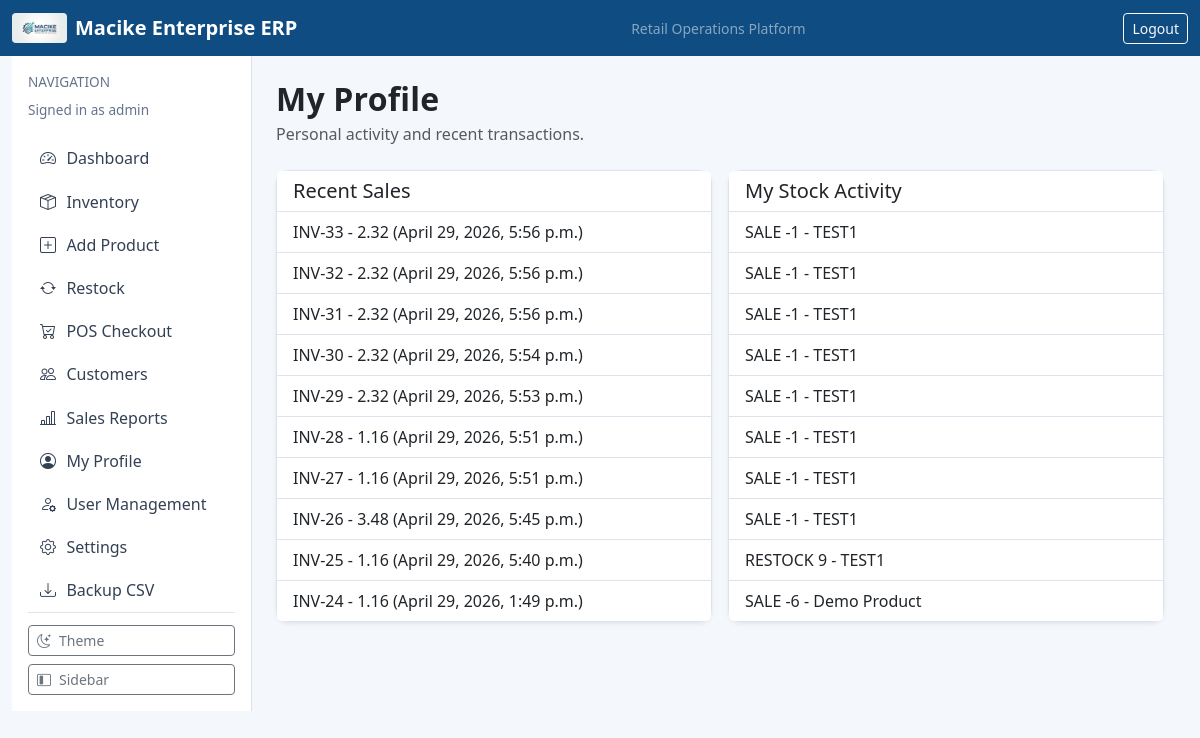
Page /profile/ (signed in) on the committed database.
### dashboard/models.py (models this page shows, shortened)
class AppSettings(models.Model):
    class ThemeChoice(models.TextChoices):
        LIGHT = "light", "Light"
        DARK = "dark", "Dark"
        SYSTEM = "system", "System"
    business_name = models.CharField(max_length=120, default="Macike Enterprise")
    logo_url = models.CharField(max_length=255, blank=True, help_text="Set a web/static path e.g. /static/img/macike-logo.png")
    business_address = models.CharField(max_length=255, blank=True, default="Mombasa, Kenya")
    business_phone = models.CharField(max_length=40, blank=True, default="")
    business_email = models.EmailField(blank=True, default="")
    currency_code = models.CharField(max_length=10, default="KES")
    vat_rate = models.DecimalField(max_digits=5, decimal_places=2, default=16.00)
    invoice_terms = models.CharField(max_length=255, default="Pay via M-Pesa. Payment due within 5 days.")
    receipt_footer = models.CharField(max_length=255, default="Thank you for shopping with Macike Enterprise.")
    theme = models.CharField(max_length=10, choices=ThemeChoice.choices, default=ThemeChoice.LIGHT)
    compact_mode = models.BooleanField(default=False)
    default_payment_method = models.CharField(max_length=20, default="CASH")
    require_phone_for_mpesa = models.BooleanField(default=True)
    auto_open_receipt = models.BooleanField(default=True)
    updated_at = models.DateTimeField(auto_now=True)
    @classmethod
    def get_solo(cls):
        obj, _ = cls.objects.get_or_create(pk=1)
        return obj

### accounts/models.py (models this page shows, shortened)
class CustomUser(AbstractUser):
    class Roles(models.TextChoices):
        ADMIN = "ADMIN", "Administrator"
        MANAGER = "MANAGER", "Manager"
        CASHIER = "CASHIER", "Cashier"
        AUDITOR = "AUDITOR", "Auditor"
    role = models.CharField(max_length=20, choices=Roles.choices, default=Roles.CASHIER)
    phone_number = models.CharField(max_length=15, blank=True, null=True)

### sales/models.py (models this page shows, shortened)
class SalesInvoice(models.Model):
    class Status(models.TextChoices):
        PENDING_PAYMENT = "PENDING_PAYMENT", "Pending Payment"
        PAID = "PAID", "Paid"
        FAILED = "FAILED", "Failed"
    class PaymentMethod(models.TextChoices):
        CASH = "CASH", "Cash"
        MPESA = "MPESA", "M-Pesa"
        CARD = "CARD", "Card"
    cashier = models.ForeignKey(settings.AUTH_USER_MODEL, on_delete=models.PROTECT, related_name="invoices")
    customer = models.ForeignKey(Customer, on_delete=models.SET_NULL, null=True, blank=True, related_name="invoices")
    customer_name = models.CharField(max_length=100, default="")
    discount_amount = models.DecimalField(
        max_digits=12,
        decimal_places=2,
        default=0,
        help_text="Absolute discount applied before VAT (from line subtotal).",
    )
    discount_percent = models.DecimalField(
        max_digits=7,
        decimal_places=2,
        null=True,
        blank=True,
        help_text="Percent snapshot at checkout (for display/audit).",
    )
    total_amount = models.DecimalField(max_digits=12, decimal_places=2, default=0)
    tax_amount = models.DecimalField(max_digits=12, decimal_places=2, default=0)
    payment_method = models.CharField(max_length=20, choices=PaymentMethod.choices, default=PaymentMethod.CASH)
    status = models.CharField(max_length=20, choices=Status.choices, default=Status.PAID)
    due_date = models.DateField(default=timezone.localdate)
    timestamp = models.DateTimeField(auto_now_add=True)
    class Meta:
        ordering = ["-timestamp"]

### inventory/models.py (models this page shows, shortened)
class StockAuditLog(models.Model):
    class ActionType(models.TextChoices):
        RESTOCK = "RESTOCK", "Restock"
        SALE = "SALE", "Sale"
        RETURN = "RETURN", "Return"
        DAMAGE = "DAMAGE", "Damage"
    product = models.ForeignKey(Product, on_delete=models.PROTECT, related_name="audit_logs")
    user = models.ForeignKey(settings.AUTH_USER_MODEL, on_delete=models.PROTECT, related_name="stock_actions")
    action_type = models.CharField(max_length=10, choices=ActionType.choices)
    quantity_changed = models.IntegerField()
    remarks = models.TextField(blank=True)
    timestamp = models.DateTimeField(auto_now_add=True)
    class Meta:
        ordering = ["-timestamp"]

class Product(models.Model):
    category = models.ForeignKey(ProductCategory, on_delete=models.PROTECT, related_name="products")
    supplier = models.ForeignKey(Supplier, on_delete=models.SET_NULL, blank=True, null=True, related_name="products")
    name = models.CharField(max_length=200)
    sku = models.CharField(max_length=50, unique=True)
    cost_price = models.DecimalField(max_digits=10, decimal_places=2, validators=[MinValueValidator(0)])
    selling_price = models.DecimalField(max_digits=10, decimal_places=2, validators=[MinValueValidator(0)])
    quantity = models.PositiveIntegerField(default=0)
    reorder_level = models.PositiveIntegerField(default=10)

### accounts/views.py (the view)
# urls.py: path("profile/", profile_view, name="profile"),
@login_required
def profile_view(request):
    recent_invoices = SalesInvoice.objects.filter(cashier=request.user)[:10]
    recent_activity = StockAuditLog.objects.filter(user=request.user)[:10]
    return render(
        request,
        "accounts/profile.html",
        {"recent_invoices": recent_invoices, "recent_activity": recent_activity},
    )

### dashboard/context_processors.py (called while the page is built)
def app_settings(request):
    return {"app_settings": AppSettings.get_solo()}

### templates/accounts/profile.html
{% extends "base.html" %}
{% block content %}
<div class="d-flex justify-content-between align-items-center mb-4">
    <div>
        <h2 class="section-title mb-1">My Profile</h2>
        <p class="text-muted mb-0">Personal activity and recent transactions.</p>
    </div>
</div>
<div class="row g-3">
    <div class="col-md-6">
        <div class="card shadow-sm">
            <div class="card-header"><h5 class="mb-0">Recent Sales</h5></div>
            <ul class="list-group list-group-flush">
                {% for inv in recent_invoices %}
                    <li class="list-group-item">INV-{{ inv.id }} - {{ inv.total_amount }} ({{ inv.timestamp }})</li>
                {% empty %}
                    <li class="list-group-item">No sales yet.</li>
                {% endfor %}
            </ul>
        </div>
    </div>
    <div class="col-md-6">
        <div class="card shadow-sm">
            <div class="card-header"><h5 class="mb-0">My Stock Activity</h5></div>
            <ul class="list-group list-group-flush">
                {% for log in recent_activity %}
                    <li class="list-group-item">{{ log.action_type }} {{ log.quantity_changed }} - {{ log.product.name }}</li>
                {% empty %}
                    <li class="list-group-item">No stock actions yet.</li>
                {% endfor %}
            </ul>
        </div>
    </div>
</div>
{% endblock %}

### templates/base.html (shortened to what this page needs)
<!doctype html>
<html lang="en">
<head>
    <link href="https://cdn.jsdelivr.net/npm/bootstrap@5.3.3/dist/css/bootstrap.min.css" rel="stylesheet">
    <link href="https://cdn.jsdelivr.net/npm/bootstrap-icons@1.11.3/font/bootstrap-icons.css" rel="stylesheet">
</head>
<body class="{% if app_settings.theme == 'dark' %}theme-dark{% endif %}{% if app_settings.compact_mode %} compact{% endif %}">
    <nav class="navbar navbar-expand-lg navbar-dark" style="background: var(--brand-primary);">
        <div class="container-fluid">
            <a class="navbar-brand fw-semibold d-flex align-items-center gap-2" href="/">
                {% if app_settings.logo_url %}
                    <img src="{{ app_settings.logo_url }}" alt="Business Logo" style="height: 30px; width: auto; border-radius: 4px;">
                {% endif %}
                <span>{{ app_settings.business_name }} ERP</span>
            </a>
            <span class="text-white-50 small d-none d-md-inline">Retail Operations Platform</span>
            {% if user.is_authenticated %}
                <form method="post" action="/logout/" class="d-inline">
                    <button class="btn btn-outline-light btn-sm" type="submit">Logout</button>
                </form>
            {% endif %}
        </div>
    </nav>
    <main class="container-fluid app-shell">
        <div class="row g-0">
            {% if user.is_authenticated %}
            <aside class="sidebar-col p-3 border-end bg-white d-flex flex-column">
                <div>
                    <p class="text-uppercase app-subtitle mb-2 sidebar-caption">Navigation</p>
                    <p class="app-subtitle sidebar-role mb-3">Signed in as {{ user.username }}</p>
                </div>
                <div class="flex-grow-1">
                    <a class="sidebar-link" href="/" title="Dashboard"><i class="bi bi-speedometer2"></i><span class="link-text">Dashboard</span></a>
                    <a class="sidebar-link" href="/inventory/" title="Inventory"><i class="bi bi-box-seam"></i><span class="link-text">Inventory</span></a>
                    <a class="sidebar-link" href="/inventory/new/" title="Add Product"><i class="bi bi-plus-square"></i><span class="link-text">Add Product</span></a>
                    <a class="sidebar-link" href="/inventory/restock/" title="Restock"><i class="bi bi-arrow-repeat"></i><span class="link-text">Restock</span></a>
                    <a class="sidebar-link" href="/sales/pos/" title="POS Checkout"><i class="bi bi-cart-check"></i><span class="link-text">POS Checkout</span></a>
                    <a class="sidebar-link" href="/sales/customers/" title="Customers"><i class="bi bi-people"></i><span class="link-text">Customers</span></a>
                    <a class="sidebar-link" href="/sales/report/" title="Sales Reports"><i class="bi bi-bar-chart-line"></i><span class="link-text">Sales Reports</span></a>
                    <a class="sidebar-link" href="/profile/" title="My Profile"><i class="bi bi-person-circle"></i><span class="link-text">My Profile</span></a>
                    {% if user.role == "ADMIN" or user.is_superuser %}
                    <a class="sidebar-link" href="/accounts/users/" title="User Management"><i class="bi bi-person-gear"></i><span class="link-text">User Management</span></a>
                    {% endif %}
                    <a class="sidebar-link" href="/settings/" title="Settings"><i class="bi bi-gear"></i><span class="link-text">Settings</span></a>
                    <a class="sidebar-link" href="/backup/export/csv/" title="Backup CSV"><i class="bi bi-download"></i><span class="link-text">Backup CSV</span></a>
                </div>
                <div class="sidebar-footer d-grid gap-2">
                    <button id="themeToggle" class="btn btn-outline-secondary btn-sm sidebar-control-btn" type="button" title="Toggle light/dark theme">
                        <i id="themeToggleIcon" class="bi bi-moon-stars"></i><span class="link-text">Theme</span>
                    </button>
                    <button id="sidebarToggle" class="btn btn-outline-secondary btn-sm sidebar-control-btn" type="button" title="Toggle sidebar">
                        <i class="bi bi-layout-sidebar-inset"></i><span class="link-text">Sidebar</span>
                    </button>
                </div>
            </aside>
            <section class="content-col p-4">
            {% else %}
            <section class="col-12 p-4">
            {% endif %}
                {% block content %}{% endblock %}
            </section>
        </div>
    </main>
</body>
</html>

### templates/base.html (style rules this page uses)
:root { --brand-primary: #0f4c81; --brand-accent: #1f9d8b; --brand-bg: #f4f7fb; }
body { background: var(--brand-bg); }
.app-shell { min-height: calc(100vh - 56px); }
.app-shell .sidebar-col { width: 240px; transition: width 0.28s ease; overflow: hidden; }
.app-shell .content-col { width: calc(100% - 240px); transition: width 0.28s ease; }
.card { border: 1px solid #dbe3ec; border-radius: 0.8rem; box-shadow: 0 1px 3px rgba(15, 23, 42, 0.06); }
.card-header { background: #fff; border-bottom: 1px solid #dbe3ec; }
.list-group-item { border-color: #dbe3ec; }
.section-title { font-weight: 700; letter-spacing: 0.2px; }
.sidebar-link { color: #334155; text-decoration: none; padding: 0.6rem 0.75rem; border-radius: 0.5rem; display: flex; align-items: center; gap: 0.65rem; white-space: nowrap; }
.sidebar-link i { width: 1rem; text-align: center; font-size: 1rem; }
.sidebar-link .link-text { transition: opacity 0.2s ease; }
.app-subtitle { font-size: 0.85rem; color: #64748b; }
.sidebar-footer { border-top: 1px solid #dbe3ec; padding-top: 0.75rem; margin-top: auto; }
.sidebar-control-btn { width: 100%; display: flex; align-items: center; gap: 0.5rem; justify-content: flex-start; }

### rows in the picture
AppSettings: logo_url (picture), business_name "Macike Enterprise"
CustomUser: username "admin"
SalesInvoice: id "33", total_amount "2.32", timestamp "April 29, 2026, 5:56 p.m."
SalesInvoice: id "32", total_amount "2.32", timestamp "April 29, 2026, 5:56 p.m."
SalesInvoice: id "31", total_amount "2.32", timestamp "April 29, 2026, 5:56 p.m."
SalesInvoice: id "30", total_amount "2.32", timestamp "April 29, 2026, 5:54 p.m."
SalesInvoice: id "29", total_amount "2.32", timestamp "April 29, 2026, 5:53 p.m."
SalesInvoice: id "28", total_amount "1.16", timestamp "April 29, 2026, 5:51 p.m."
SalesInvoice: id "27", total_amount "1.16", timestamp "April 29, 2026, 5:51 p.m."
SalesInvoice: id "26", total_amount "3.48", timestamp "April 29, 2026, 5:45 p.m."
SalesInvoice: id "25", total_amount "1.16", timestamp "April 29, 2026, 5:40 p.m."
SalesInvoice: id "24", total_amount "1.16", timestamp "April 29, 2026, 1:49 p.m."
StockAuditLog: action_type "SALE", quantity_changed "-1", product.name "TEST1"
StockAuditLog: action_type "SALE", quantity_changed "-1", product.name "TEST1"
StockAuditLog: action_type "SALE", quantity_changed "-1", product.name "TEST1"
StockAuditLog: action_type "SALE", quantity_changed "-1", product.name "TEST1"
StockAuditLog: action_type "SALE", quantity_changed "-1", product.name "TEST1"
StockAuditLog: action_type "SALE", quantity_changed "-1", product.name "TEST1"
StockAuditLog: action_type "SALE", quantity_changed "-1", product.name "TEST1"
StockAuditLog: action_type "SALE", quantity_changed "-1", product.name "TEST1"
StockAuditLog: action_type "RESTOCK", quantity_changed "9", product.name "TEST1"
StockAuditLog: action_type "SALE", quantity_changed "-6", product.name "Demo Product"
